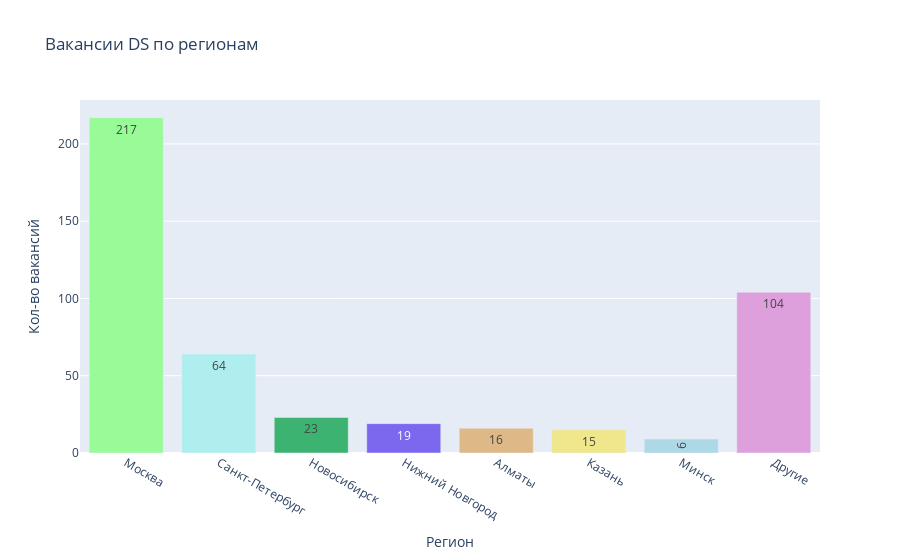

The cell this chart's notebook holds for it:
### Code cell
# результат запроса
area_and_salary = pd.read_sql_query(query_7_2, connection)
# Выводим данные без вспомогательного столбца
display(area_and_salary.loc[:, 'Регион (исх.)':'Кол-во вакансий'])

# Строим столбчатую диаграмму по полученным данным
fig = px.bar(
    data_frame=area_and_salary.groupby(
        'Регион',
        as_index=False
    )['Кол-во вакансий'].sum(), # датафрейм с группировкой 
    x='Регион', # имена категорий
    y='Кол-во вакансий', # значения
    color='Регион', # разделение по цвету для типа категории
    category_orders={
        'Регион': [
            'Москва', 'Санкт-Петербург', 'Новосибирск', 'Нижний Новгород',
            'Алматы', 'Казань', 'Минск', 'Другие'
        ]
    }, # порядок категорий
    color_discrete_sequence=[
        'PaleGreen', 'PaleTurquoise', 'MediumSeaGreen', 'MediumSlateBlue',
        'BurlyWood', 'Khaki', 'LightBlue', 'Plum'
    ],  # цвета
    text_auto=True, # добавляем значения на график
    title='Вакансии DS по регионам' # заголовок
)

fig.update(layout_showlegend=False) # удаляем легенду

fig.show()

### Figure 1 — Plotly figure (JSON) as saved in the notebook; plotly's stock layout.template omitted (floating-point values rounded to 4 significant figures)
{"data": [{"hovertemplate": "Регион=%{x}<br>Кол-во вакансий=%{y}<extra></extra>", "legendgroup": "Москва", "marker": {"color": "PaleGreen", "pattern": {"shape": ""}}, "name": "Москва", "orientation": "v", "showlegend": true, "textposition": "auto", "texttemplate": "%{y}", "type": "bar", "x": ["Москва"], "xaxis": "x", "y": [217], "yaxis": "y"}, {"hovertemplate": "Регион=%{x}<br>Кол-во вакансий=%{y}<extra></extra>", "legendgroup": "Санкт-Петербург", "marker": {"color": "PaleTurquoise", "pattern": {"shape": ""}}, "name": "Санкт-Петербург", "orientation": "v", "showlegend": true, "textposition": "auto", "texttemplate": "%{y}", "type": "bar", "x": ["Санкт-Петербург"], "xaxis": "x", "y": [64], "yaxis": "y"}, {"hovertemplate": "Регион=%{x}<br>Кол-во вакансий=%{y}<extra></extra>", "legendgroup": "Новосибирск", "marker": {"color": "MediumSeaGreen", "pattern": {"shape": ""}}, "name": "Новосибирск", "orientation": "v", "showlegend": true, "textposition": "auto", "texttemplate": "%{y}", "type": "bar", "x": ["Новосибирск"], "xaxis": "x", "y": [23], "yaxis": "y"}, {"hovertemplate": "Регион=%{x}<br>Кол-во вакансий=%{y}<extra></extra>", "legendgroup": "Нижний Новгород", "marker": {"color": "MediumSlateBlue", "pattern": {"shape": ""}}, "name": "Нижний Новгород", "orientation": "v", "showlegend": true, "textposition": "auto", "texttemplate": "%{y}", "type": "bar", "x": ["Нижний Новгород"], "xaxis": "x", "y": [19], "yaxis": "y"}, {"hovertemplate": "Регион=%{x}<br>Кол-во вакансий=%{y}<extra></extra>", "legendgroup": "Алматы", "marker": {"color": "BurlyWood", "pattern": {"shape": ""}}, "name": "Алматы", "orientation": "v", "showlegend": true, "textposition": "auto", "texttemplate": "%{y}", "type": "bar", "x": ["Алматы"], "xaxis": "x", "y": [16], "yaxis": "y"}, {"hovertemplate": "Регион=%{x}<br>Кол-во вакансий=%{y}<extra></extra>", "legendgroup": "Казань", "marker": {"color": "Khaki", "pattern": {"shape": ""}}, "name": "Казань", "orientation": "v", "showlegend": true, "textposition": "auto", "texttemplate": "%{y}", "type": "bar", "x": ["Казань"], "xaxis": "x", "y": [15], "yaxis": "y"}, {"hovertemplate": "Регион=%{x}<br>Кол-во вакансий=%{y}<extra></extra>", "legendgroup": "Минск", "marker": {"color": "LightBlue", "pattern": {"shape": ""}}, "name": "Минск", "orientation": "v", "showlegend": true, "textposition": "auto", "texttemplate": "%{y}", "type": "bar", "x": ["Минск"], "xaxis": "x", "y": [9], "yaxis": "y"}, {"hovertemplate": "Регион=%{x}<br>Кол-во вакансий=%{y}<extra></extra>", "legendgroup": "Другие", "marker": {"color": "Plum", "pattern": {"shape": ""}}, "name": "Другие", "orientation": "v", "showlegend": true, "textposition": "auto", "texttemplate": "%{y}", "type": "bar", "x": ["Другие"], "xaxis": "x", "y": [104], "yaxis": "y"}], "layout": {"barmode": "relative", "legend": {"title": {"text": "Регион"}, "tracegroupgap": 0}, "showlegend": false, "title": {"text": "Вакансии DS по регионам"}, "xaxis": {"anchor": "y", "categoryarray": ["Москва", "Санкт-Петербург", "Новосибирск", "Нижний Новгород", "Алматы", "Казань", "Минск", "Другие"], "categoryorder": "array", "domain": [0, 1], "title": {"text": "Регион"}}, "yaxis": {"anchor": "x", "domain": [0, 1], "title": {"text": "Кол-во вакансий"}}}}
